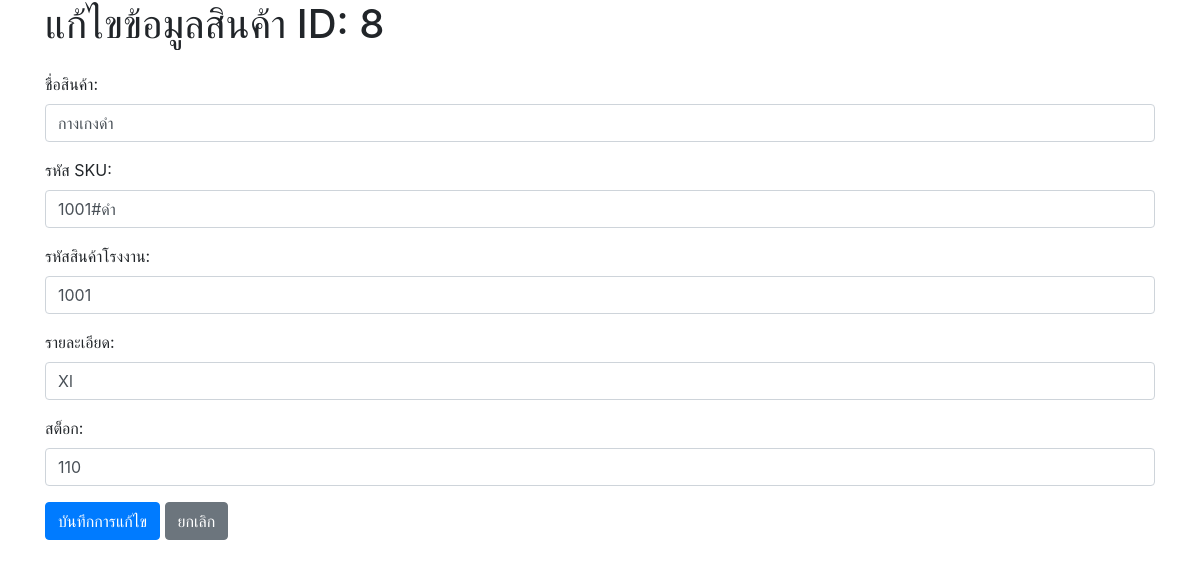
Page /edit/product/8 (signed in) on the committed database.
### tables this page shows
CREATE TABLE products (
            product_id INTEGER PRIMARY KEY,
            user_id INTEGER,
            name TEXT NOT NULL,
            sku TEXT NOT NULL,
            factory_sku TEXT NOT NULL,
            details TEXT,
            stock INTEGER NOT NULL,
            created_at TEXT NOT NULL,
            updated_at TEXT,
            deleted_at TEXT,
            FOREIGN KEY(user_id) REFERENCES users(id)
        );

### app.py (the view, shortened to what this page needs)
@app.route('/edit/product/<int:product_id>', methods=['GET', 'POST'])
@login_required
def edit_product(product_id):
    conn = get_db_connection()
    user_id = current_user.id
    product = conn.execute('SELECT * FROM products WHERE product_id = ? AND user_id = ?', (product_id, user_id)).fetchone()
    conn.close()
    if product is None:
        flash('ไม่พบข้อมูล Product หรือคุณไม่มีสิทธิ์เข้าถึง', 'danger')
        return redirect(url_for('data_management'))
    return render_template('edit_product.html', product=product)

### app.py (called while the page is built)
@login_manager.user_loader
def load_user(user_id):
    conn = get_db_connection()
    user_data = conn.execute('SELECT * FROM users WHERE id = ?', (user_id,)).fetchone()
    conn.close()
    if user_data:
        return User(id=user_data['id'], username=user_data['username'], email=user_data['email'])
    return None

def get_db_connection():
    conn = sqlite3.connect('inventory.db')
    conn.row_factory = sqlite3.Row
    return conn

### templates/edit_product.html (shortened to what this page needs)
<!DOCTYPE html>
<html lang="en">
<head>
    <link rel="stylesheet" href="https://stackpath.bootstrapcdn.com/bootstrap/4.5.2/css/bootstrap.min.css">
</head>
<body>
    <div class="container">
        <h1 class="mb-4">แก้ไขข้อมูลสินค้า ID: {{ product.product_id }}</h1>
        <form action="/edit/product/{{ product.product_id }}" method="post">
            <div class="form-group">
                <label for="name">ชื่อสินค้า:</label>
                <input type="text" class="form-control" name="name" value="{{ product.name }}" required>
            </div>
            <div class="form-group">
                <label for="sku">รหัส SKU:</label>
                <input type="text" class="form-control" name="sku" value="{{ product.sku }}" required>
            </div>
            <div class="form-group">
                <label for="factory_sku">รหัสสินค้าโรงงาน:</label>
                <input type="text" class="form-control" name="factory_sku" value="{{ product.factory_sku }}" required>
            </div>
            <div class="form-group">
                <label for="details">รายละเอียด:</label>
                <input type="text" class="form-control" name="details" value="{{ product.details }}">
            </div>
            <div class="form-group">
                <label for="stock">สต็อก:</label>
                <input type="number" class="form-control" name="stock" value="{{ product.stock }}" required>
            </div>
            <button type="submit" class="btn btn-primary">บันทึกการแก้ไข</button>
            <a href="/data" class="btn btn-secondary">ยกเลิก</a>
        </form>
    </div>
</body>
</html>

### rows in the picture
products: product_id "8", name "กางเกงดำ", sku "1001#ดำ", factory_sku "1001", details "Xl", stock "110"
